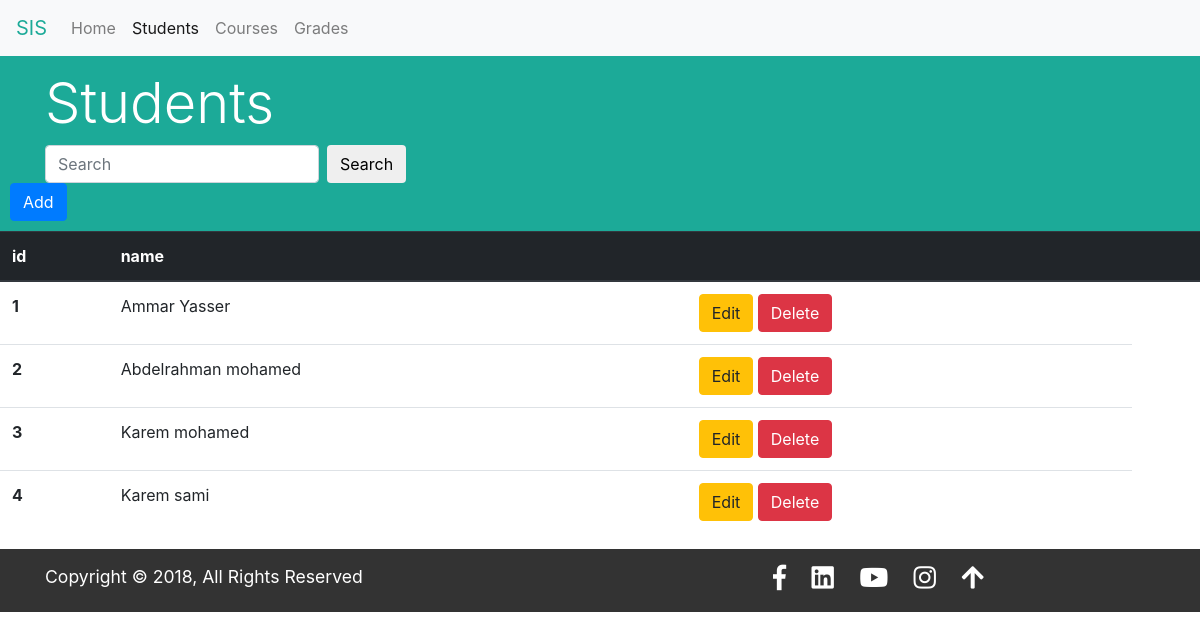
The page /students/ on the database its author committed.
### students/models.py (models this page shows, shortened)
class student(models.Model):
    name = models.CharField(max_length=100)

### students/views.py (the view)
# urls.py: path('students/', include('students.urls')),
def students(request):
    students_list = student.objects.all().order_by('id')
    return render(request, 'students.html', {'students_list': students_list})

### sis/templates/students.html (shortened to what this page needs)
{% load static from staticfiles %}
<!DOCTYPE html>
<html lang="en">
<head>
    <link href="{% static 'css/bootstrap.min.css' %}" rel="stylesheet">
    <link href="{% static 'css/styles.css' %}" rel="stylesheet">
    <link rel="stylesheet" href="https://use.fontawesome.com/releases/v5.4.1/css/all.css"
>
</head>
<body>
    <nav class="navbar navbar-expand-md navbar-light bg-light fixed-top">
        <a class="navbar-brand em-txt" href="#">SIS</a>
        <div class="collapse navbar-collapse" id="navbarsExampleDefault">
            <ul class="navbar-nav mr-auto">
                <li class="nav-item">
                    <a class="nav-link" href="{% url 'home' %}">Home<span class="sr-only">(current)</span></a>
                </li>
                <li class="nav-item active">
                    <a class="nav-link" href="{% url 'student' %}">Students</a>
                </li>
                <li class="nav-item">
                    <a class="nav-link" href="{% url 'course' %}">Courses</a>
                </li>
                <li class="nav-item">
                    <a class="nav-link" href="{% url 'grade' %}">Grades</a>
                </li>
            </ul>
        </div>
    </nav>
    <section id="title-bar">
        <div class="container">
            <div class="row">
                <div class="col-md-12">
                    <h2 class="display-4">Students</h2>
                    <form method="GET" action="{% url 'studentSearch' %}" class="form-inline my-2 my-lg-0">
                        <input name="q" value="{{ request.GET.q }}" class="form-control mr-sm-2" type="text"
                            placeholder="Search">
                        <button class="btn btn-default my-2 my-sm-0" type="submit">Search</button>
                    </form>
                </div>
            </div>
        </div>
        <form method="POST" action="{% url 'studentAdd' %}">
            <button class="btn btn-primary" type="submit">Add</button>
        </form>
    </section>
    <table class="table">
        <thead class="thead-dark">
            <tr>
                <th scope="col">id</th>
                <th scope="col">name</th>
                <th scope="col"></th>
                <th scope="col"></th>
            </tr>
        </thead>
        <tbody>
            {% for student in students_list %}
            <tr>
                <th scope="row">{{ student.id }}</th>
                <td>{{ student.name }}</td>
                <td><a href="{% url 'studentEdit' student.id %}">
                        <button class="btn btn-warning" type="submit">Edit</button></a>
                    <a href="{% url 'studentDelete' student.id %}">
                        <button class="btn btn-danger" type="submit">Delete</button></a>
                </td>
            </tr>
            {%endfor%}
        </tbody>
    </table>
    <footer>
        <div class="container">
            <div class="row">
                <div class="col-md-6 col-xs-12">
                    <p>Copyright &copy; 2018, All Rights Reserved</p>
                </div>
                <div class="col-md-6 col-xs-12">
                    <ul>
                        <li><a href="#"><i class="fab fa-facebook-f fa-lg"></i></a></li>
                        <li><a href="#"><i class="fab fa-linkedin fa-lg"></i></a></li>
                        <li><a href="#"><i class="fab fa-youtube fa-lg"></i></a></li>
                        <li><a href="#"><i class="fab fa-instagram fa-lg"></i></a></li>
                        <li><a href="#home"><i class="fas fa-arrow-up fa-lg"></i></a></i></li>
                    </ul>
                </div>
            </div>
        </div>
    </footer>
</body>
</html>

### assets/css/styles.css (style rules this page uses)
body { padding-top: 50px; }
section { padding: 40px 0; }
.em-txt { color: #1caa98 !important; }
footer { background: #333; color: #FFF; padding: 15px 0 5px 0; }
footer ul { width: 60%; margin: auto; font-size: 1.2rem; }
footer ul li { display: inline; padding: 0 10px; list-style: none; }
footer ul li a { color: #FFF; }
footer p { font-size: 1.1rem; float: left; }
section#title-bar { background: #1caa98; color: #FFF; margin: 0; padding: 20px 10px 10px ; }

### rows shown on the page
student: id "1", name "Ammar Yasser"
student: id "2", name "Abdelrahman mohamed"
student: id "3", name "Karem mohamed"
student: id "4", name "Karem sami"
